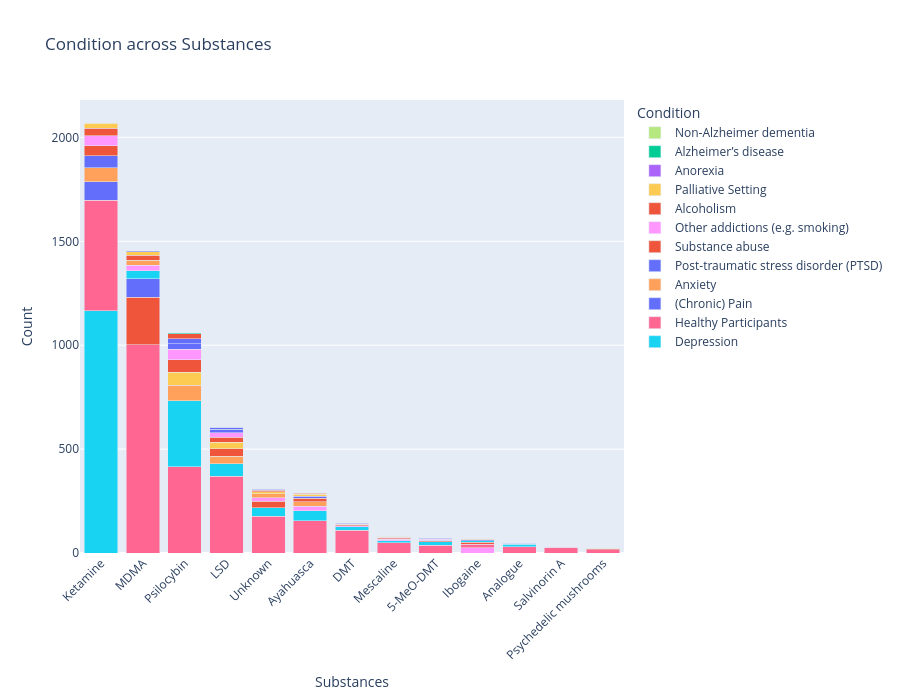

Write notebook code for a chart like this one.
### Code cell
plot_task_stacked_bar_interactive(
    df_2025_class,
    x_task="Substances",
    group_task="Condition",
    exclude_labels={
        "Condition": ["Psychiatric condition", "Recreational Drug Use"],
        "Substances": ["Combination Therapy"]
    },
    merge_labels={
        "Substances": {
            "Ketamine": ["Ketamine", "R-Ketamine", "S-Ketamine"]
        }
    }
)

### Figure 1 — Plotly figure (JSON) as saved in the notebook; plotly's stock layout.template omitted (floating-point values rounded to 4 significant figures)
{"data": [{"customdata": [73.27], "hovertemplate": "<b>%{x}</b><br>Depression<br>Count: %{y}<br>Percentage: %{customdata:.1f}%<extra></extra>", "marker": {"color": "#19D3F3"}, "name": "Depression", "showlegend": true, "type": "bar", "x": ["Ketamine"], "y": [1165]}, {"customdata": [33.46], "hovertemplate": "<b>%{x}</b><br>Healthy Participants<br>Count: %{y}<br>Percentage: %{customdata:.1f}%<extra></extra>", "marker": {"color": "#FF6692"}, "name": "Healthy Participants", "showlegend": true, "type": "bar", "x": ["Ketamine"], "y": [532]}, {"customdata": [5.66], "hovertemplate": "<b>%{x}</b><br>(Chronic) Pain<br>Count: %{y}<br>Percentage: %{customdata:.1f}%<extra></extra>", "marker": {"color": "#636EFA"}, "name": "(Chronic) Pain", "showlegend": true, "type": "bar", "x": ["Ketamine"], "y": [90]}, {"customdata": [4.277], "hovertemplate": "<b>%{x}</b><br>Anxiety<br>Count: %{y}<br>Percentage: %{customdata:.1f}%<extra></extra>", "marker": {"color": "#FFA15A"}, "name": "Anxiety", "showlegend": true, "type": "bar", "x": ["Ketamine"], "y": [68]}, {"customdata": [3.522], "hovertemplate": "<b>%{x}</b><br>Post-traumatic stress disorder (PTSD)<br>Count: %{y}<br>Percentage: %{customdata:.1f}%<extra></extra>", "marker": {"color": "#636EFA"}, "name": "Post-traumatic stress disorder (PTSD)", "showlegend": true, "type": "bar", "x": ["Ketamine"], "y": [56]}, {"customdata": [3.082], "hovertemplate": "<b>%{x}</b><br>Substance abuse<br>Count: %{y}<br>Percentage: %{customdata:.1f}%<extra></extra>", "marker": {"color": "#EF553B"}, "name": "Substance abuse", "showlegend": true, "type": "bar", "x": ["Ketamine"], "y": [49]}, {"customdata": [2.956], "hovertemplate": "<b>%{x}</b><br>Other addictions (e.g. smoking)<br>Count: %{y}<br>Percentage: %{customdata:.1f}%<extra></extra>", "marker": {"color": "#FF97FF"}, "name": "Other addictions (e.g. smoking)", "showlegend": true, "type": "bar", "x": ["Ketamine"], "y": [47]}, {"customdata": [2.327], "hovertemplate": "<b>%{x}</b><br>Alcoholism<br>Count: %{y}<br>Percentage: %{customdata:.1f}%<extra></extra>", "marker": {"color": "#EF553B"}, "name": "Alcoholism", "showlegend": true, "type": "bar", "x": ["Ketamine"], "y": [37]}, {"customdata": [1.572], "hovertemplate": "<b>%{x}</b><br>Palliative Setting<br>Count: %{y}<br>Percentage: %{customdata:.1f}%<extra></extra>", "marker": {"color": "#FECB52"}, "name": "Palliative Setting", "showlegend": true, "type": "bar", "x": ["Ketamine"], "y": [25]}, {"customdata": [0.1258], "hovertemplate": "<b>%{x}</b><br>Anorexia<br>Count: %{y}<br>Percentage: %{customdata:.1f}%<extra></extra>", "marker": {"color": "#AB63FA"}, "name": "Anorexia", "showlegend": true, "type": "bar", "x": ["Ketamine"], "y": [2]}, {"customdata": [88.74], "hovertemplate": "<b>%{x}</b><br>Healthy Participants<br>Count: %{y}<br>Percentage: %{customdata:.1f}%<extra></extra>", "marker": {"color": "#FF6692"}, "name": "Healthy Participants", "showlegend": false, "type": "bar", "x": ["MDMA"], "y": [1001]}, {"customdata": [20.3], "hovertemplate": "<b>%{x}</b><br>Substance abuse<br>Count: %{y}<br>Percentage: %{customdata:.1f}%<extra></extra>", "marker": {"color": "#EF553B"}, "name": "Substance abuse", "showlegend": false, "type": "bar", "x": ["MDMA"], "y": [229]}, {"customdata": [8.067], "hovertemplate": "<b>%{x}</b><br>Post-traumatic stress disorder (PTSD)<br>Count: %{y}<br>Percentage: %{customdata:.1f}%<extra></extra>", "marker": {"color": "#636EFA"}, "name": "Post-traumatic stress disorder (PTSD)", "showlegend": false, "type": "bar", "x": ["MDMA"], "y": [91]}, {"customdata": [3.28], "hovertemplate": "<b>%{x}</b><br>Depression<br>Count: %{y}<br>Percentage: %{customdata:.1f}%<extra></extra>", "marker": {"color": "#19D3F3"}, "name": "Depression", "showlegend": false, "type": "bar", "x": ["MDMA"], "y": [37]}, {"customdata": [2.394], "hovertemplate": "<b>%{x}</b><br>Other addictions (e.g. smoking)<br>Count: %{y}<br>Percentage: %{customdata:.1f}%<extra></extra>", "marker": {"color": "#FF97FF"}, "name": "Other addictions (e.g. smoking)", "showlegend": false, "type": "bar", "x": ["MDMA"], "y": [27]}, {"customdata": [2.216], "hovertemplate": "<b>%{x}</b><br>Anxiety<br>Count: %{y}<br>Percentage: %{customdata:.1f}%<extra></extra>", "marker": {"color": "#FFA15A"}, "name": "Anxiety", "showlegend": false, "type": "bar", "x": ["MDMA"], "y": [25]}, {"customdata": [2.039], "hovertemplate": "<b>%{x}</b><br>Alcoholism<br>Count: %{y}<br>Percentage: %{customdata:.1f}%<extra></extra>", "marker": {"color": "#EF553B"}, "name": "Alcoholism", "showlegend": false, "type": "bar", "x": ["MDMA"], "y": [23]}, {"customdata": [1.507], "hovertemplate": "<b>%{x}</b><br>Palliative Setting<br>Count: %{y}<br>Percentage: %{customdata:.1f}%<extra></extra>", "marker": {"color": "#FECB52"}, "name": "Palliative Setting", "showlegend": false, "type": "bar", "x": ["MDMA"], "y": [17]}, {"customdata": [0.3546], "hovertemplate": "<b>%{x}</b><br>(Chronic) Pain<br>Count: %{y}<br>Percentage: %{customdata:.1f}%<extra></extra>", "marker": {"color": "#636EFA"}, "name": "(Chronic) Pain", "showlegend": false, "type": "bar", "x": ["MDMA"], "y": [4]}, {"customdata": [0.08865], "hovertemplate": "<b>%{x}</b><br>Anorexia<br>Count: %{y}<br>Percentage: %{customdata:.1f}%<extra></extra>", "marker": {"color": "#AB63FA"}, "name": "Anorexia", "showlegend": false, "type": "bar", "x": ["MDMA"], "y": [1]}, {"customdata": [54.25], "hovertemplate": "<b>%{x}</b><br>Healthy Participants<br>Count: %{y}<br>Percentage: %{customdata:.1f}%<extra></extra>", "marker": {"color": "#FF6692"}, "name": "Healthy Participants", "showlegend": false, "type": "bar", "x": ["Psilocybin"], "y": [415]}, {"customdata": [41.57], "hovertemplate": "<b>%{x}</b><br>Depression<br>Count: %{y}<br>Percentage: %{customdata:.1f}%<extra></extra>", "marker": {"color": "#19D3F3"}, "name": "Depression", "showlegend": false, "type": "bar", "x": ["Psilocybin"], "y": [318]}, {"customdata": [9.804], "hovertemplate": "<b>%{x}</b><br>Anxiety<br>Count: %{y}<br>Percentage: %{customdata:.1f}%<extra></extra>", "marker": {"color": "#FFA15A"}, "name": "Anxiety", "showlegend": false, "type": "bar", "x": ["Psilocybin"], "y": [75]}, {"customdata": [8.235], "hovertemplate": "<b>%{x}</b><br>Palliative Setting<br>Count: %{y}<br>Percentage: %{customdata:.1f}%<extra></extra>", "marker": {"color": "#FECB52"}, "name": "Palliative Setting", "showlegend": false, "type": "bar", "x": ["Psilocybin"], "y": [63]}, {"customdata": [7.712], "hovertemplate": "<b>%{x}</b><br>Alcoholism<br>Count: %{y}<br>Percentage: %{customdata:.1f}%<extra></extra>", "marker": {"color": "#EF553B"}, "name": "Alcoholism", "showlegend": false, "type": "bar", "x": ["Psilocybin"], "y": [59]}, {"customdata": [6.667], "hovertemplate": "<b>%{x}</b><br>Other addictions (e.g. smoking)<br>Count: %{y}<br>Percentage: %{customdata:.1f}%<extra></extra>", "marker": {"color": "#FF97FF"}, "name": "Other addictions (e.g. smoking)", "showlegend": false, "type": "bar", "x": ["Psilocybin"], "y": [51]}, {"customdata": [3.529], "hovertemplate": "<b>%{x}</b><br>Post-traumatic stress disorder (PTSD)<br>Count: %{y}<br>Percentage: %{customdata:.1f}%<extra></extra>", "marker": {"color": "#636EFA"}, "name": "Post-traumatic stress disorder (PTSD)", "showlegend": false, "type": "bar", "x": ["Psilocybin"], "y": [27]}, {"customdata": [3.137], "hovertemplate": "<b>%{x}</b><br>(Chronic) Pain<br>Count: %{y}<br>Percentage: %{customdata:.1f}%<extra></extra>", "marker": {"color": "#636EFA"}, "name": "(Chronic) Pain", "showlegend": false, "type": "bar", "x": ["Psilocybin"], "y": [24]}, {"customdata": [3.137], "hovertemplate": "<b>%{x}</b><br>Substance abuse<br>Count: %{y}<br>Percentage: %{customdata:.1f}%<extra></extra>", "marker": {"color": "#EF553B"}, "name": "Substance abuse", "showlegend": false, "type": "bar", "x": ["Psilocybin"], "y": [24]}, {"customdata": [0.3922], "hovertemplate": "<b>%{x}</b><br>Alzheimer’s disease<br>Count: %{y}<br>Percentage: %{customdata:.1f}%<extra></extra>", "marker": {"color": "#00CC96"}, "name": "Alzheimer’s disease", "showlegend": true, "type": "bar", "x": ["Psilocybin"], "y": [3]}, {"customdata": [0.1307], "hovertemplate": "<b>%{x}</b><br>Non-Alzheimer dementia<br>Count: %{y}<br>Percentage: %{customdata:.1f}%<extra></extra>", "marker": {"color": "#B6E880"}, "name": "Non-Alzheimer dementia", "showlegend": true, "type": "bar", "x": ["Psilocybin"], "y": [1]}, {"customdata": [82.18], "hovertemplate": "<b>%{x}</b><br>Healthy Participants<br>Count: %{y}<br>Percentage: %{customdata:.1f}%<extra></extra>", "marker": {"color": "#FF6692"}, "name": "Healthy Participants", "showlegend": false, "type": "bar", "x": ["LSD"], "y": [369]}, {"customdata": [13.59], "hovertemplate": "<b>%{x}</b><br>Depression<br>Count: %{y}<br>Percentage: %{customdata:.1f}%<extra></extra>", "marker": {"color": "#19D3F3"}, "name": "Depression", "showlegend": false, "type": "bar", "x": ["LSD"], "y": [61]}, {"customdata": [8.018], "hovertemplate": "<b>%{x}</b><br>Anxiety<br>Count: %{y}<br>Percentage: %{customdata:.1f}%<extra></extra>", "marker": {"color": "#FFA15A"}, "name": "Anxiety", "showlegend": false, "type": "bar", "x": ["LSD"], "y": [36]}, {"customdata": [7.795], "hovertemplate": "<b>%{x}</b><br>Substance abuse<br>Count: %{y}<br>Percentage: %{customdata:.1f}%<extra></extra>", "marker": {"color": "#EF553B"}, "name": "Substance abuse", "showlegend": false, "type": "bar", "x": ["LSD"], "y": [35]}, {"customdata": [6.904], "hovertemplate": "<b>%{x}</b><br>Palliative Setting<br>Count: %{y}<br>Percentage: %{customdata:.1f}%<extra></extra>", "marker": {"color": "#FECB52"}, "name": "Palliative Setting", "showlegend": false, "type": "bar", "x": ["LSD"], "y": [31]}, {"customdata": [5.568], "hovertemplate": "<b>%{x}</b><br>Alcoholism<br>Count: %{y}<br>Percentage: %{customdata:.1f}%<extra></extra>", "marker": {"color": "#EF553B"}, "name": "Alcoholism", "showlegend": false, "type": "bar", "x": ["LSD"], "y": [25]}, {"customdata": [4.677], "hovertemplate": "<b>%{x}</b><br>Other addictions (e.g. smoking)<br>Count: %{y}<br>Percentage: %{customdata:.1f}%<extra></extra>", "marker": {"color": "#FF97FF"}, "name": "Other addictions (e.g. smoking)", "showlegend": false, "type": "bar", "x": ["LSD"], "y": [21]}, {"customdata": [3.786], "hovertemplate": "<b>%{x}</b><br>Post-traumatic stress disorder (PTSD)<br>Count: %{y}<br>Percentage: %{customdata:.1f}%<extra></extra>", "marker": {"color": "#636EFA"}, "name": "Post-traumatic stress disorder (PTSD)", "showlegend": false, "type": "bar", "x": ["LSD"], "y": [17]}, {"customdata": [2.004], "hovertemplate": "<b>%{x}</b><br>(Chronic) Pain<br>Count: %{y}<br>Percentage: %{customdata:.1f}%<extra></extra>", "marker": {"color": "#636EFA"}, "name": "(Chronic) Pain", "showlegend": false, "type": "bar", "x": ["LSD"], "y": [9]}, {"customdata": [0.4454], "hovertemplate": "<b>%{x}</b><br>Alzheimer’s disease<br>Count: %{y}<br>Percentage: %{customdata:.1f}%<extra></extra>", "marker": {"color": "#00CC96"}, "name": "Alzheimer’s disease", "showlegend": false, "type": "bar", "x": ["LSD"], "y": [2]}, {"customdata": [78.76], "hovertemplate": "<b>%{x}</b><br>Healthy Participants<br>Count: %{y}<br>Percentage: %{customdata:.1f}%<extra></extra>", "marker": {"color": "#FF6692"}, "name": "Healthy Participants", "showlegend": false, "type": "bar", "x": ["Unknown"], "y": [178]}, {"customdata": [17.26], "hovertemplate": "<b>%{x}</b><br>Depression<br>Count: %{y}<br>Percentage: %{customdata:.1f}%<extra></extra>", "marker": {"color": "#19D3F3"}, "name": "Depression", "showlegend": false, "type": "bar", "x": ["Unknown"], "y": [39]}, {"customdata": [14.16], "hovertemplate": "<b>%{x}</b><br>Substance abuse<br>Count: %{y}<br>Percentage: %{customdata:.1f}%<extra></extra>", "marker": {"color": "#EF553B"}, "name": "Substance abuse", "showlegend": false, "type": "bar", "x": ["Unknown"], "y": [32]}, {"customdata": [7.965], "hovertemplate": "<b>%{x}</b><br>Other addictions (e.g. smoking)<br>Count: %{y}<br>Percentage: %{customdata:.1f}%<extra></extra>", "marker": {"color": "#FF97FF"}, "name": "Other addictions (e.g. smoking)", "showlegend": false, "type": "bar", "x": ["Unknown"], "y": [18]}, {"customdata": [7.522], "hovertemplate": "<b>%{x}</b><br>Anxiety<br>Count: %{y}<br>Percentage: %{customdata:.1f}%<extra></extra>", "marker": {"color": "#FFA15A"}, "name": "Anxiety", "showlegend": false, "type": "bar", "x": ["Unknown"], "y": [17]}, {"customdata": [4.425], "hovertemplate": "<b>%{x}</b><br>Palliative Setting<br>Count: %{y}<br>Percentage: %{customdata:.1f}%<extra></extra>", "marker": {"color": "#FECB52"}, "name": "Palliative Setting", "showlegend": false, "type": "bar", "x": ["Unknown"], "y": [10]}, {"customdata": [3.982], "hovertemplate": "<b>%{x}</b><br>Alcoholism<br>Count: %{y}<br>Percentage: %{customdata:.1f}%<extra></extra>", "marker": {"color": "#EF553B"}, "name": "Alcoholism", "showlegend": false, "type": "bar", "x": ["Unknown"], "y": [9]}, {"customdata": [1.77], "hovertemplate": "<b>%{x}</b><br>(Chronic) Pain<br>Count: %{y}<br>Percentage: %{customdata:.1f}%<extra></extra>", "marker": {"color": "#636EFA"}, "name": "(Chronic) Pain", "showlegend": false, "type": "bar", "x": ["Unknown"], "y": [4]}, {"customdata": [1.327], "hovertemplate": "<b>%{x}</b><br>Post-traumatic stress disorder (PTSD)<br>Count: %{y}<br>Percentage: %{customdata:.1f}%<extra></extra>", "marker": {"color": "#636EFA"}, "name": "Post-traumatic stress disorder (PTSD)", "showlegend": false, "type": "bar", "x": ["Unknown"], "y": [3]}, {"customdata": [76.1], "hovertemplate": "<b>%{x}</b><br>Healthy Participants<br>Count: %{y}<br>Percentage: %{customdata:.1f}%<extra></extra>", "marker": {"color": "#FF6692"}, "name": "Healthy Participants", "showlegend": false, "type": "bar", "x": ["Ayahuasca"], "y": [156]}, {"customdata": [22.93], "hovertemplate": "<b>%{x}</b><br>Depression<br>Count: %{y}<br>Percentage: %{customdata:.1f}%<extra></extra>", "marker": {"color": "#19D3F3"}, "name": "Depression", "showlegend": false, "type": "bar", "x": ["Ayahuasca"], "y": [47]}, {"customdata": [11.22], "hovertemplate": "<b>%{x}</b><br>Other addictions (e.g. smoking)<br>Count: %{y}<br>Percentage: %{customdata:.1f}%<extra></extra>", "marker": {"color": "#FF97FF"}, "name": "Other addictions (e.g. smoking)", "showlegend": false, "type": "bar", "x": ["Ayahuasca"], "y": [23]}, {"customdata": [9.756], "hovertemplate": "<b>%{x}</b><br>Anxiety<br>Count: %{y}<br>Percentage: %{customdata:.1f}%<extra></extra>", "marker": {"color": "#FFA15A"}, "name": "Anxiety", "showlegend": false, "type": "bar", "x": ["Ayahuasca"], "y": [20]}, {"customdata": [8.293], "hovertemplate": "<b>%{x}</b><br>Alcoholism<br>Count: %{y}<br>Percentage: %{customdata:.1f}%<extra></extra>", "marker": {"color": "#EF553B"}, "name": "Alcoholism", "showlegend": false, "type": "bar", "x": ["Ayahuasca"], "y": [17]}, {"customdata": [5.366], "hovertemplate": "<b>%{x}</b><br>Post-traumatic stress disorder (PTSD)<br>Count: %{y}<br>Percentage: %{customdata:.1f}%<extra></extra>", "marker": {"color": "#636EFA"}, "name": "Post-traumatic stress disorder (PTSD)", "showlegend": false, "type": "bar", "x": ["Ayahuasca"], "y": [11]}, {"customdata": [4.39], "hovertemplate": "<b>%{x}</b><br>Palliative Setting<br>Count: %{y}<br>Percentage: %{customdata:.1f}%<extra></extra>", "marker": {"color": "#FECB52"}, "name": "Palliative Setting", "showlegend": false, "type": "bar", "x": ["Ayahuasca"], "y": [9]}, {"customdata": [1.951], "hovertemplate": "<b>%{x}</b><br>Substance abuse<br>Count: %{y}<br>Percentage: %{customdata:.1f}%<extra></extra>", "marker": {"color": "#EF553B"}, "name": "Substance abuse", "showlegend": false, "type": "bar", "x": ["Ayahuasca"], "y": [4]}, {"customdata": [0.9756], "hovertemplate": "<b>%{x}</b><br>Alzheimer’s disease<br>Count: %{y}<br>Percentage: %{customdata:.1f}%<extra></extra>", "marker": {"color": "#00CC96"}, "name": "Alzheimer’s disease", "showlegend": false, "type": "bar", "x": ["Ayahuasca"], "y": [2]}, {"customdata": [0.4878], "hovertemplate": "<b>%{x}</b><br>(Chronic) Pain<br>Count: %{y}<br>Percentage: %{customdata:.1f}%<extra></extra>", "marker": {"color": "#636EFA"}, "name": "(Chronic) Pain", "showlegend": false, "type": "bar", "x": ["Ayahuasca"], "y": [1]}, {"customdata": [88.71], "hovertemplate": "<b>%{x}</b><br>Healthy Participants<br>Count: %{y}<br>Percentage: %{customdata:.1f}%<extra></extra>", "marker": {"color": "#FF6692"}, "name": "Healthy Participants", "showlegend": false, "type": "bar", "x": ["DMT"], "y": [110]}, {"customdata": [12.9], "hovertemplate": "<b>%{x}</b><br>Depression<br>Count: %{y}<br>Percentage: %{customdata:.1f}%<extra></extra>", "marker": {"color": "#19D3F3"}, "name": "Depression", "showlegend": false, "type": "bar", "x": ["DMT"], "y": [16]}, {"customdata": [4.032], "hovertemplate": "<b>%{x}</b><br>Other addictions (e.g. smoking)<br>Count: %{y}<br>Percentage: %{customdata:.1f}%<extra></extra>", "marker": {"color": "#FF97FF"}, "name": "Other addictions (e.g. smoking)", "showlegend": false, "type": "bar", "x": ["DMT"], "y": [5]}, {"customdata": [3.226], "hovertemplate": "<b>%{x}</b><br>Alcoholism<br>Count: %{y}<br>Percentage: %{customdata:.1f}%<extra></extra>", "marker": {"color": "#EF553B"}, "name": "Alcoholism", "showlegend": false, "type": "bar", "x": ["DMT"], "y": [4]}, {"customdata": [2.419], "hovertemplate": "<b>%{x}</b><br>Anxiety<br>Count: %{y}<br>Percentage: %{customdata:.1f}%<extra></extra>", "marker": {"color": "#FFA15A"}, "name": "Anxiety", "showlegend": false, "type": "bar", "x": ["DMT"], "y": [3]}, {"customdata": [1.613], "hovertemplate": "<b>%{x}</b><br>Substance abuse<br>Count: %{y}<br>Percentage: %{customdata:.1f}%<extra></extra>", "marker": {"color": "#EF553B"}, "name": "Substance abuse", "showlegend": false, "type": "bar", "x": ["DMT"], "y": [2]}, {"customdata": [0.8065], "hovertemplate": "<b>%{x}</b><br>(Chronic) Pain<br>Count: %{y}<br>Percentage: %{customdata:.1f}%<extra></extra>", "marker": {"color": "#636EFA"}, "name": "(Chronic) Pain", "showlegend": false, "type": "bar", "x": ["DMT"], "y": [1]}, {"customdata": [0.8065], "hovertemplate": "<b>%{x}</b><br>Post-traumatic stress disorder (PTSD)<br>Count: %{y}<br>Percentage: %{customdata:.1f}%<extra></extra>", "marker": {"color": "#636EFA"}, "name": "Post-traumatic stress disorder (PTSD)", "showlegend": false, "type": "bar", "x": ["DMT"], "y": [1]}, {"customdata": [81.97], "hovertemplate": "<b>%{x}</b><br>Healthy Participants<br>Count: %{y}<br>Percentage: %{customdata:.1f}%<extra></extra>", "marker": {"color": "#FF6692"}, "name": "Healthy Participants", "showlegend": false, "type": "bar", "x": ["Mescaline"], "y": [50]}, {"customdata": [16.39], "hovertemplate": "<b>%{x}</b><br>Depression<br>Count: %{y}<br>Percentage: %{customdata:.1f}%<extra></extra>", "marker": {"color": "#19D3F3"}, "name": "Depression", "showlegend": false, "type": "bar", "x": ["Mescaline"], "y": [10]}, {"customdata": [8.197], "hovertemplate": "<b>%{x}</b><br>Other addictions (e.g. smoking)<br>Count: %{y}<br>Percentage: %{customdata:.1f}%<extra></extra>", "marker": {"color": "#FF97FF"}, "name": "Other addictions (e.g. smoking)", "showlegend": false, "type": "bar", "x": ["Mescaline"], "y": [5]}, {"customdata": [6.557], "hovertemplate": "<b>%{x}</b><br>Alcoholism<br>Count: %{y}<br>Percentage: %{customdata:.1f}%<extra></extra>", "marker": {"color": "#EF553B"}, "name": "Alcoholism", "showlegend": false, "type": "bar", "x": ["Mescaline"], "y": [4]}, {"customdata": [6.557], "hovertemplate": "<b>%{x}</b><br>Substance abuse<br>Count: %{y}<br>Percentage: %{customdata:.1f}%<extra></extra>", "marker": {"color": "#EF553B"}, "name": "Substance abuse", "showlegend": false, "type": "bar", "x": ["Mescaline"], "y": [4]}, {"customdata": [6.557], "hovertemplate": "<b>%{x}</b><br>Anxiety<br>Count: %{y}<br>Percentage: %{customdata:.1f}%<extra></extra>", "marker": {"color": "#FFA15A"}, "name": "Anxiety", "showlegend": false, "type": "bar", "x": ["Mescaline"], "y": [4]}, {"customdata": [3.279], "hovertemplate": "<b>%{x}</b><br>(Chronic) Pain<br>Count: %{y}<br>Percentage: %{customdata:.1f}%<extra></extra>", "marker": {"color": "#636EFA"}, "name": "(Chronic) Pain", "showlegend": false, "type": "bar", "x": ["Mescaline"], "y": [2]}, {"customdata": [1.639], "hovertemplate": "<b>%{x}</b><br>Palliative Setting<br>Count: %{y}<br>Percentage: %{customdata:.1f}%<extra></extra>", "marker": {"color": "#FECB52"}, "name": "Palliative Setting", "showlegend": false, "type": "bar", "x": ["Mescaline"], "y": [1]}, {"customdata": [1.639], "hovertemplate": "<b>%{x}</b><br>Post-traumatic stress disorder (PTSD)<br>Count: %{y}<br>Percentage: %{customdata:.1f}%<extra></extra>", "marker": {"color": "#636EFA"}, "name": "Post-traumatic stress disorder (PTSD)", "showlegend": false, "type": "bar", "x": ["Mescaline"], "y": [1]}, {"customdata": [69.09], "hovertemplate": "<b>%{x}</b><br>Healthy Participants<br>Count: %{y}<br>Percentage: %{customdata:.1f}%<extra></extra>", "marker": {"color": "#FF6692"}, "name": "Healthy Participants", "showlegend": false, "type": "bar", "x": ["5-MeO-DMT"], "y": [38]}, {"customdata": [27.27], "hovertemplate": "<b>%{x}</b><br>Depression<br>Count: %{y}<br>Percentage: %{customdata:.1f}%<extra></extra>", "marker": {"color": "#19D3F3"}, "name": "Depression", "showlegend": false, "type": "bar", "x": ["5-MeO-DMT"], "y": [15]}, {"customdata": [9.091], "hovertemplate": "<b>%{x}</b><br>Alcoholism<br>Count: %{y}<br>Percentage: %{customdata:.1f}%<extra></extra>", "marker": {"color": "#EF553B"}, "name": "Alcoholism", "showlegend": false, "type": "bar", "x": ["5-MeO-DMT"], "y": [5]}, {"customdata": [7.273], "hovertemplate": "<b>%{x}</b><br>Post-traumatic stress disorder (PTSD)<br>Count: %{y}<br>Percentage: %{customdata:.1f}%<extra></extra>", "marker": {"color": "#636EFA"}, "name": "Post-traumatic stress disorder (PTSD)", "showlegend": false, "type": "bar", "x": ["5-MeO-DMT"], "y": [4]}, {"customdata": [7.273], "hovertemplate": "<b>%{x}</b><br>Other addictions (e.g. smoking)<br>Count: %{y}<br>Percentage: %{customdata:.1f}%<extra></extra>", "marker": {"color": "#FF97FF"}, "name": "Other addictions (e.g. smoking)", "showlegend": false, "type": "bar", "x": ["5-MeO-DMT"], "y": [4]}, {"customdata": [5.455], "hovertemplate": "<b>%{x}</b><br>Anxiety<br>Count: %{y}<br>Percentage: %{customdata:.1f}%<extra></extra>", "marker": {"color": "#FFA15A"}, "name": "Anxiety", "showlegend": false, "type": "bar", "x": ["5-MeO-DMT"], "y": [3]}, {"customdata": [1.818], "hovertemplate": "<b>%{x}</b><br>(Chronic) Pain<br>Count: %{y}<br>Percentage: %{customdata:.1f}%<extra></extra>", "marker": {"color": "#636EFA"}, "name": "(Chronic) Pain", "showlegend": false, "type": "bar", "x": ["5-MeO-DMT"], "y": [1]}, {"customdata": [50], "hovertemplate": "<b>%{x}</b><br>Other addictions (e.g. smoking)<br>Count: %{y}<br>Percentage: %{customdata:.1f}%<extra></extra>", "marker": {"color": "#FF97FF"}, "name": "Other addictions (e.g. smoking)", "showlegend": false, "type": "bar", "x": ["Ibogaine"], "y": [25]}, {"customdata": [34], "hovertemplate": "<b>%{x}</b><br>Healthy Participants<br>Count: %{y}<br>Percentage: %{customdata:.1f}%<extra></extra>", "marker": {"color": "#FF6692"}, "name": "Healthy Participants", "showlegend": false, "type": "bar", "x": ["Ibogaine"], "y": [17]}, {"customdata": [20], "hovertemplate": "<b>%{x}</b><br>Alcoholism<br>Count: %{y}<br>Percentage: %{customdata:.1f}%<extra></extra>", "marker": {"color": "#EF553B"}, "name": "Alcoholism", "showlegend": false, "type": "bar", "x": ["Ibogaine"], "y": [10]}, {"customdata": [16], "hovertemplate": "<b>%{x}</b><br>Depression<br>Count: %{y}<br>Percentage: %{customdata:.1f}%<extra></extra>", "marker": {"color": "#19D3F3"}, "name": "Depression", "showlegend": false, "type": "bar", "x": ["Ibogaine"], "y": [8]}, {"customdata": [8], "hovertemplate": "<b>%{x}</b><br>Post-traumatic stress disorder (PTSD)<br>Count: %{y}<br>Percentage: %{customdata:.1f}%<extra></extra>", "marker": {"color": "#636EFA"}, "name": "Post-traumatic stress disorder (PTSD)", "showlegend": false, "type": "bar", "x": ["Ibogaine"], "y": [4]}, {"customdata": [4], "hovertemplate": "<b>%{x}</b><br>Anxiety<br>Count: %{y}<br>Percentage: %{customdata:.1f}%<extra></extra>", "marker": {"color": "#FFA15A"}, "name": "Anxiety", "showlegend": false, "type": "bar", "x": ["Ibogaine"], "y": [2]}, {"customdata": [75], "hovertemplate": "<b>%{x}</b><br>Healthy Participants<br>Count: %{y}<br>Percentage: %{customdata:.1f}%<extra></extra>", "marker": {"color": "#FF6692"}, "name": "Healthy Participants", "showlegend": false, "type": "bar", "x": ["Analogue"], "y": [30]}, {"customdata": [30], "hovertemplate": "<b>%{x}</b><br>Depression<br>Count: %{y}<br>Percentage: %{customdata:.1f}%<extra></extra>", "marker": {"color": "#19D3F3"}, "name": "Depression", "showlegend": false, "type": "bar", "x": ["Analogue"], "y": [12]}, {"customdata": [7.5], "hovertemplate": "<b>%{x}</b><br>Alcoholism<br>Count: %{y}<br>Percentage: %{customdata:.1f}%<extra></extra>", "marker": {"color": "#EF553B"}, "name": "Alcoholism", "showlegend": false, "type": "bar", "x": ["Analogue"], "y": [3]}, {"customdata": [5], "hovertemplate": "<b>%{x}</b><br>Post-traumatic stress disorder (PTSD)<br>Count: %{y}<br>Percentage: %{customdata:.1f}%<extra></extra>", "marker": {"color": "#636EFA"}, "name": "Post-traumatic stress disorder (PTSD)", "showlegend": false, "type": "bar", "x": ["Analogue"], "y": [2]}, {"customdata": [5], "hovertemplate": "<b>%{x}</b><br>Other addictions (e.g. smoking)<br>Count: %{y}<br>Percentage: %{customdata:.1f}%<extra></extra>", "marker": {"color": "#FF97FF"}, "name": "Other addictions (e.g. smoking)", "showlegend": false, "type": "bar", "x": ["Analogue"], "y": [2]}, {"customdata": [2.5], "hovertemplate": "<b>%{x}</b><br>Anxiety<br>Count: %{y}<br>Percentage: %{customdata:.1f}%<extra></extra>", "marker": {"color": "#FFA15A"}, "name": "Anxiety", "showlegend": false, "type": "bar", "x": ["Analogue"], "y": [1]}, {"customdata": [100], "hovertemplate": "<b>%{x}</b><br>Healthy Participants<br>Count: %{y}<br>Percentage: %{customdata:.1f}%<extra></extra>", "marker": {"color": "#FF6692"}, "name": "Healthy Participants", "showlegend": false, "type": "bar", "x": ["Salvinorin A"], "y": [27]}, {"customdata": [3.704], "hovertemplate": "<b>%{x}</b><br>Substance abuse<br>Count: %{y}<br>Percentage: %{customdata:.1f}%<extra></extra>", "marker": {"color": "#EF553B"}, "name": "Substance abuse", "showlegend": false, "type": "bar", "x": ["Salvinorin A"], "y": [1]}, {"customdata": [94.12], "hovertemplate": "<b>%{x}</b><br>Healthy Participants<br>Count: %{y}<br>Percentage: %{customdata:.1f}%<extra></extra>", "marker": {"color": "#FF6692"}, "name": "Healthy Participants", "showlegend": false, "type": "bar", "x": ["Psychedelic mushrooms"], "y": [16]}, {"customdata": [29.41], "hovertemplate": "<b>%{x}</b><br>Substance abuse<br>Count: %{y}<br>Percentage: %{customdata:.1f}%<extra></extra>", "marker": {"color": "#EF553B"}, "name": "Substance abuse", "showlegend": false, "type": "bar", "x": ["Psychedelic mushrooms"], "y": [5]}, {"customdata": [5.882], "hovertemplate": "<b>%{x}</b><br>Anxiety<br>Count: %{y}<br>Percentage: %{customdata:.1f}%<extra></extra>", "marker": {"color": "#FFA15A"}, "name": "Anxiety", "showlegend": false, "type": "bar", "x": ["Psychedelic mushrooms"], "y": [1]}, {"customdata": [5.882], "hovertemplate": "<b>%{x}</b><br>Depression<br>Count: %{y}<br>Percentage: %{customdata:.1f}%<extra></extra>", "marker": {"color": "#19D3F3"}, "name": "Depression", "showlegend": false, "type": "bar", "x": ["Psychedelic mushrooms"], "y": [1]}], "layout": {"barmode": "stack", "height": 700, "legend": {"title": {"text": "Condition"}}, "title": {"text": "Condition across Substances"}, "xaxis": {"tickangle": -45, "title": {"text": "Substances"}}, "yaxis": {"title": {"text": "Count"}}}}
